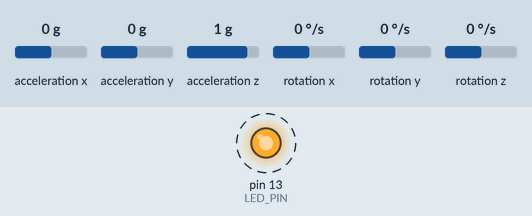
Recording of a program running on a simulated Arduino Nano, built with avr-gcc and run on an emulated ATmega328P. Shown: output pins drawn as LEDs (lit = HIGH). Dashed ring = blinking. The test bench sets the inputs (shaded band); at power-on: acceleration x 0 g, acceleration y 0 g, acceleration z 1 g, rotation x 0 °/s, rotation y 0 °/s, rotation z 0 °/s. No radio packets arrive unless stated; what the program prints to the serial monitor is not drawn.

Above: at 2.12 s.
Timing chart, 0 to 5.1 s (numbered marks = the images above):
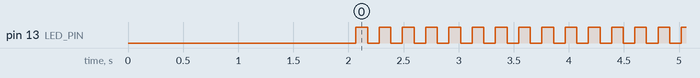

The program:

main.cpp
```cpp
#include <Arduino.h>

#include <SPI.h>
#include <nRF24L01.h>
#include <RF24.h>

// I2Cdev and MPU6050 must be installed as libraries, or else the .cpp/.h files
// for both classes must be in the include path of your project
#include <I2Cdev.h>
#include <MPU6050.h>

// Arduino Wire library is required if I2Cdev I2CDEV_ARDUINO_WIRE implementation
// is used in I2Cdev.h
#if I2CDEV_IMPLEMENTATION == I2CDEV_ARDUINO_WIRE
    #include <Wire.h>
#endif

// class default I2C address is 0x68
// specific I2C addresses may be passed as a parameter here
// AD0 low = 0x68 (default for InvenSense evaluation board)
// AD0 high = 0x69
MPU6050 accelgyro;
//MPU6050 accelgyro(0x69); // <-- use for AD0 high

int16_t ax, ay, az;
int16_t gx, gy, gz;
bool x = false;


// uncomment "OUTPUT_READABLE_ACCELGYRO" if you want to see a tab-separated
// list of the accel X/Y/Z and then gyro X/Y/Z values in decimal. Easy to read,
// not so easy to parse, and slow(er) over UART.
//#define OUTPUT_READABLE_ACCELGYRO

// uncomment "OUTPUT_BINARY_ACCELGYRO" to send all 6 axes of data as 16-bit
// binary, one right after the other. This is very fast (as fast as possible
// without compression or data loss), and easy to parse, but impossible to read
// for a human.
#define OUTPUT_BINARY_ACCELGYRO


#define LED_PIN LED_BUILTIN
bool blinkState = false;
RF24 radio(9, 10); // CE, CSN

const byte address[6] = "00001";
void setup() {
    // join I2C bus (I2Cdev library doesn't do this automatically)
    #if I2CDEV_IMPLEMENTATION == I2CDEV_ARDUINO_WIRE
        Wire.begin();
    #elif I2CDEV_IMPLEMENTATION == I2CDEV_BUILTIN_FASTWIRE
        Fastwire::setup(400, true);
    #endif

    // initialize serial communication
    // (38400 chosen because it works as well at 8MHz as it does at 16MHz, but
    // it's really up to you depending on your project)
    Serial.begin(38400);

    // initialize device
    Serial.println("Initializing I2C devices...");
    accelgyro.initialize();
    accelgyro.setFullScaleGyroRange(MPU6050_GYRO_FS_2000);
    accelgyro.setFullScaleAccelRange(MPU6050_ACCEL_FS_16);

    // verify connection
    Serial.println("Testing device connections...");
    x = accelgyro.testConnection();
    Serial.println(x ? "MPU6050 connection successful" : "MPU6050 connection failed");

    // use the code below to change accel/gyro offset values

    {
      Serial.println("Updating internal sensor offsets...");
      int32_t temp[6] = {0};
      Serial.print("\n");
      for(int i = 0; i<10; i++)
      {
        accelgyro.getMotion6(&ax, &ay, &az, &gx, &gy, &gz);
        temp[0] += ax;
        temp[1] += ay;
        temp[2] += az;
        temp[3] += gx;
        temp[4] += gy;
        temp[5] += gz;
        delay(200);
      }

      accelgyro.setXAccelOffset(accelgyro.getXAccelOffset() - temp[0]/10);
      accelgyro.setYAccelOffset(accelgyro.getYAccelOffset() - temp[1]/10);
      accelgyro.setZAccelOffset(accelgyro.getZAccelOffset() - temp[2]/10);
      accelgyro.setXGyroOffset(accelgyro.getXGyroOffset() - temp[3]/10);
      accelgyro.setYGyroOffset(accelgyro.getYGyroOffset() - temp[4]/10);
      accelgyro.setZGyroOffset(accelgyro.getZGyroOffset() - temp[5]/10);
    }
    Serial.print(accelgyro.getXAccelOffset()); Serial.print("\t"); // -76
    Serial.print(accelgyro.getYAccelOffset()); Serial.print("\t"); // -2359
    Serial.print(accelgyro.getZAccelOffset()); Serial.print("\t"); // 1688
    Serial.print(accelgyro.getXGyroOffset()); Serial.print("\t"); // 0
    Serial.print(accelgyro.getYGyroOffset()); Serial.print("\t"); // 0
    Serial.print(accelgyro.getZGyroOffset()); Serial.print("\t"); // 0
    Serial.print("\n");

    // configure Arduino LED pin for output
    pinMode(LED_PIN, OUTPUT);

    radio.begin();
    radio.openWritingPipe(address);
    radio.setPALevel(RF24_PA_MIN);
    radio.stopListening();
}

void loop() {
    if(x == false) {
      Serial.print("Piesek\n");
      delay(3000);
      return;
    }
    // read raw accel/gyro measurements from device
    accelgyro.getMotion6(&ax, &ay, &az, &gx, &gy, &gz);

    // these methods (and a few others) are also available
    //accelgyro.getAcceleration(&ax, &ay, &az);
    //accelgyro.getRotation(&gx, &gy, &gz);
    #ifdef OUTPUT_READABLE_ACCELGYRO
        char text[128] = {0};
        sprintf(text, "a/g:\t%d\t%d\t%d\t%d\t%d\t%d\t", ax, ay, az, gx, gy, gz);
        radio.write(&text, sizeof(text));
        // display tab-separated accel/gyro x/y/z values
        Serial.print("a/g:\t");
        Serial.print(ax); Serial.print("\t");
        Serial.print(ay); Serial.print("\t");
        Serial.print(az); Serial.print("\t");
        Serial.print(gx); Serial.print("\t");
        Serial.print(gy); Serial.print("\t");
        Serial.println(gz);
    #endif
    #ifdef OUTPUT_BINARY_ACCELGYRO
        uint16_t buffer[6] = {0};
        buffer[0] = ax;
        buffer[1] = ay;
        buffer[2] = az;
        buffer[3] = gx;
        buffer[4] = gy;
        buffer[5] = gz;
        radio.write(buffer, sizeof(buffer)*2);
    #endif

    // blink LED to indicate activity
    blinkState = !blinkState;
    digitalWrite(LED_PIN, blinkState);
    delay(100);
}
```

Measured:
- by itself, pin 13 (LED_PIN): alternates HIGH for 0.11 s and LOW for 0.11 s
